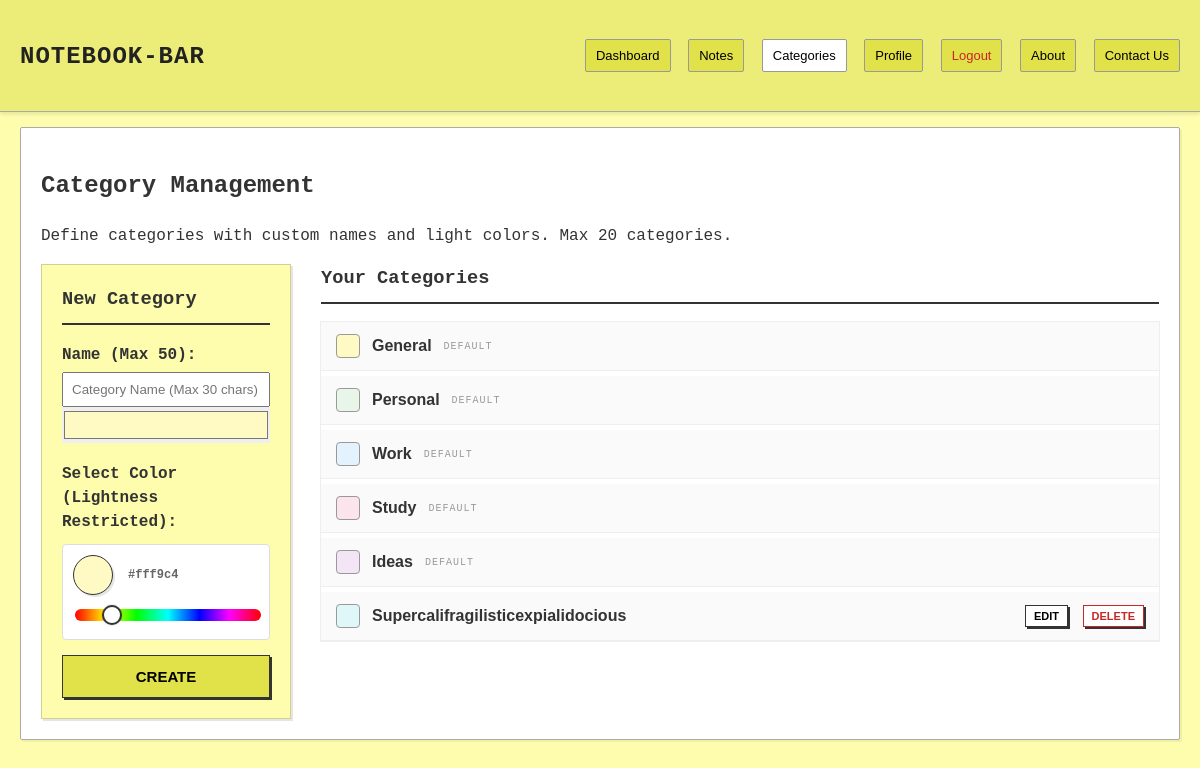
/categories.php (signed in), run on the app's committed database.
### tables this page shows
CREATE TABLE `categories` (
  `id` int(11) NOT NULL,
  `user_id` int(11) DEFAULT 0,
  `name` varchar(100) NOT NULL,
  `color` varchar(50) DEFAULT '#ffffff'
);

### includes/data_access.php (called while the page is built, shortened)
<?php
require_once 'db.php';
function is_logged_in()
{
    return isset($_SESSION['user_id']) && $_SESSION['user_id'] > 0;
}
function get_current_user_id()
{
    return isset($_SESSION['user_id']) ? $_SESSION['user_id'] : 0;
}
function get_categories()
{
    global $conn;
    $uid = get_current_user_id();
    $categories = [];
    if (is_logged_in()) {
        $sql = "SELECT * FROM categories WHERE user_id = 0 OR user_id = $uid ORDER BY user_id ASC, id ASC";
        $result = mysqli_query($conn, $sql);
        while ($row = mysqli_fetch_assoc($result)) {
            $categories[] = $row;
        }
    }
    return $categories;
}
?>

### categories.php (the view, shortened to what this page needs)
<?php
include 'includes/data_access.php';
$categories = get_categories();
?>
<!DOCTYPE html>
<html lang="en">
<head>
    <link rel="stylesheet" href="css/style.css?v=<?php echo time(); ?>">
</head>
<body>
    <header>
        <div class="header-inner">
            <h1><a href="dashboard.php">Notebook-BAR</a></h1>
            <nav>
                <a href="dashboard.php">Dashboard</a>
                <a href="index.php">Notes</a>
                <a href="categories.php" style="background: white;">Categories</a>
                <?php if (is_logged_in()): ?>
                    <a href="profile.php">Profile</a>
                    <a href="logout.php" style="color: #c62828;">Logout</a>
                <?php else: ?>
                    <a href="login.php" style="color: #2e7d32;">Login</a>
                <?php endif; ?>
                <a href="about.php">About</a>
                <a href="contact.php">Contact Us</a>
            </nav>
        </div>
    </header>
    <div class="container">
        <div class="dashboard-section">
            <h2>Category Management</h2>
            <p>Define categories with custom names and light colors. Max 20 categories.</p>
            <div class="dashboard-grid-layout">
                <div class="dashboard-sidebar">
                    <div
                        style="background: #fdfdad; padding: 20px; border: 1px solid #d1d190; box-shadow: 2px 2px 0 rgba(0,0,0,0.1);">
                        <h3>New Category</h3>
                        <form method="post" id="add-cat-form">
                            <div style="margin-bottom: 15px;">
                                <label style="display: block; margin-bottom: 5px; font-weight: bold;">Name (Max
                                    50):</label>
                                <div class="col-8">
                                    <input type="text" name="cat_name" placeholder="Category Name (Max 30 chars)"
                                        required maxlength="30"
                                        style="width: 100%; padding: 8px; box-sizing: border-box;">
                                </div>
                                <div class="col-4">
                                    <input type="color" name="cat_color" value="#fff9c4"
                                        style="width: 100%; padding: 0; border: none; height: 36px;">
                                </div>
                            </div>
                            <div style="margin-bottom: 15px;">
                                <label style="display: block; font-weight: bold;">Select Color (Lightness
                                    Restricted):</label>
                                <div class="hue-picker-container">
                                    <div class="color-preview-box">
                                        <div id="add-preview" class="preview-circle"></div>
                                        <div style="font-size: 12px; font-weight: bold; color: #666;"
                                            id="add-hex-label">#fff9c4</div>
                                    </div>
                                    <input type="range" class="hue-slider" id="add-hue-slider" min="0" max="360"
                                        value="58">
                                </div>
                            </div>
                            <button type="submit" class="btn btn-primary" style="width: 100%;">Create</button>
                        </form>
                    </div>
                </div>
                <div class="dashboard-main">
                    <h3>Your Categories</h3>
                    <div style="background: #fff; outline: 1px solid #eee;">
                        <?php
                        foreach ($categories as $index => $c):
                            $cid = $c['id'];
                            $cname = htmlspecialchars($c['name']);
                            $ccolor = htmlspecialchars($c['color']);
                            $is_default = (is_numeric($cid) && $cid <= 5);
                            ?>
                            <div class="category-item-container">
                                <div class="category-row" id="row-<?php echo $cid; ?>">
                                    <div class="cat-info">
                                        <div class="cat-badge" style="background-color: <?php echo $ccolor; ?>;"></div>
                                        <span style="font-weight: bold; font-family: Arial, sans-serif;">
                                            <?php echo $cname; ?>
                                        </span>
                                        <?php if ($is_default): ?>
                                            <span
                                                style="font-size: 10px; color: #999; text-transform: uppercase; letter-spacing: 1px;">Default</span>
                                        <?php endif; ?>
                                    </div>
                                    <?php if (!$is_default): ?>
                                        <div class="cat-actions">
                                            <button type="button" class="btn btn-sm"
                                                onclick="toggleEdit('<?php echo $cid; ?>')">Edit</button>
                                            <form method="post" style="display: inline;"
                                                onsubmit="return confirm('Delete \'<?php echo $cname; ?>\'? Notes in this category will move to General.');">
                                                <button type="submit" class="btn btn-sm"
                                                    style="color: #c62828; border-color: #c62828;">Delete</button>
                                            </form>
                                        </div>
                                    <?php endif; ?>
                                </div>
                            </div>
                        <?php endforeach; ?>
                    </div>
                </div>
            </div>
        </div>
    </div>
</body>
</html>

### css/style.css (style rules this page uses)
* { box-sizing: border-box; }
:root { --bg-color: #fdfdad; --header-bg: #ecec78; --nav-bg: #e1e149; --card-bg: #fffde7; --text-primary: #333; --text-secondary: #555; --border-color: #d1d190; --shadow: 2px 2px 4px rgba(0, 0, 0, 0.15); }
body { background-color: var(--bg-color); margin: 0; padding: 0; font-family: 'Courier New', Courier, monospace; color: var(--text-primary); line-height: 1.5; }
a { text-decoration: none; color: inherit; }
header { background-color: var(--header-bg); border-bottom: 1px solid #aaa; padding: 10px 0; box-shadow: 0 2px 4px rgba(0, 0, 0, 0.1); margin-bottom: 15px; }
.header-inner { max-width: 1200px; margin: 0 auto; padding: 0 20px; display: flex; justify-content: space-between; align-items: center; }
header h1 a { font-size: 24px; font-weight: bold; color: #222; text-transform: uppercase; letter-spacing: 1px; }
header nav a { font-family: Arial, sans-serif; font-size: 13px; margin-left: 8px; padding: 6px 10px; background-color: var(--nav-bg); border: 1px solid #999; border-radius: 2px; color: #000; display: inline-block; }
.container { max-width: 1200px; margin: 0 auto; padding: 0 20px; }
.btn { font-family: Arial, sans-serif; font-weight: bold; padding: 12px 24px; cursor: pointer; border: 1px solid #333; background: #fff; text-transform: uppercase; font-size: 15px; box-shadow: 2px 2px 0 #333; transition: all 0.1s; box-sizing: border-box; }
.btn-primary { background-color: var(--nav-bg); }
.dashboard-section { background: #fff; border: 1px solid #aaa; padding: 20px; margin-bottom: 30px; border-radius: 2px; box-shadow: 2px 2px 0 rgba(0, 0, 0, 0.05); }
.dashboard-grid-layout { display: grid; grid-template-columns: 250px 1fr; gap: 30px; }
.dashboard-sidebar h3, .dashboard-main h3 { border-bottom: 2px solid #333; padding-bottom: 10px; margin-top: 0; }

### categories.php (style rules this page uses)
.hue-picker-container { margin-top: 10px; background: #fff; padding: 10px; border: 1px solid #ddd; border-radius: 4px; }
.hue-slider { width: 100%; height: 12px; -webkit-appearance: none; background: linear-gradient(to right, #ff0000 0%, #ffff00 17%, #00ff00 33%, #00ffff 50%, #0000ff 67%, #ff00ff 83%, #ff0000 100%); border-radius: 6px; outline: none; }
.color-preview-box { display: flex; align-items: center; gap: 15px; margin-bottom: 10px; }
.preview-circle { width: 40px; height: 40px; border-radius: 50%; border: 1px solid #333; background: #fff9c4; flex-shrink: 0; box-shadow: 2px 2px 0 rgba(0, 0, 0, 0.1); }
.category-row { display: flex; justify-content: space-between; align-items: center; padding: 12px 15px; border-bottom: 1px solid #eee; background: #fafafa; margin-bottom: 5px; transition: background 0.2s; }
.cat-info { display: flex; align-items: center; gap: 12px; flex-grow: 1; }
.cat-badge { width: 24px; height: 24px; border-radius: 4px; border: 1px solid #999; }
.btn-sm { padding: 4px 8px; font-size: 11px; margin-left: 5px; }

### data on the page
categories: name "General", shows "DEFAULT"
categories: name "Personal", shows "DEFAULT"
categories: name "Work", shows "DEFAULT"
categories: name "Study", shows "DEFAULT"
categories: name "Ideas", shows "DEFAULT"
categories: name "Supercalifragilisticexpialidocious"
